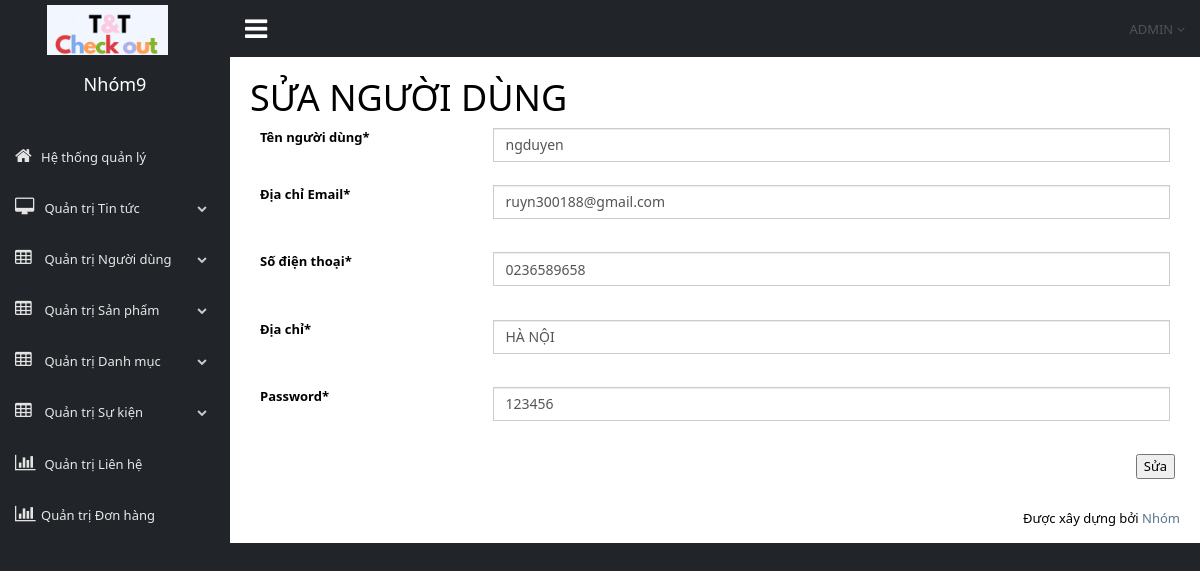
/admin/admin-sua.php?id_nd=7, run on the app's committed database.
### tables this page shows
CREATE TABLE `khachhang` (
  `khach_id` int(11) NOT NULL,
  `hoten` varchar(100) NOT NULL,
  `sdt` varchar(50) NOT NULL,
  `diachi` varchar(200) NOT NULL,
  `ghichu` text DEFAULT NULL,
  `email` varchar(150) NOT NULL,
  `password` varchar(100) NOT NULL,
  `giaohang` int(11) NOT NULL
);

### admin/admin-sua.php (the view, shortened to what this page needs)
<!DOCTYPE html>
<html lang="en">
  <head>
    <link href="../vendors/bootstrap/dist/css/bootstrap.min.css" rel="stylesheet">
    <link href="../vendors/font-awesome/css/font-awesome.min.css" rel="stylesheet">
    <link href="../vendors/nprogress/nprogress.css" rel="stylesheet">
    <link href="../vendors/iCheck/skins/flat/green.css" rel="stylesheet">
    <link href="../vendors/bootstrap-progressbar/css/bootstrap-progressbar-3.3.4.min.css" rel="stylesheet">
    <link href="../vendors/jqvmap/dist/jqvmap.min.css" rel="stylesheet"/>
    <link href="../vendors/bootstrap-daterangepicker/daterangepicker.css" rel="stylesheet">
    <link href="../build/css/custom.min.css" rel="stylesheet">
  </head>
  <body class="nav-md" style="background-color:#212529;">
    <div class="container body">
      <div class="main_container">
        <div class="col-md-3 left_col">
          <div class="left_col scroll-view">
            <?php
                  include("top.php");
                  include("../config/dbconfig.php");
                  $ketnoi = mysqli_connect($host, $dbusername, $dbpassword, $dbname);
                  $id = $_GET["id_nd"];
                  $sql = "
                    SELECT *
                    FROM khachhang
                    WHERE khach_id = ".$id;
                  $dulieu = mysqli_query($ketnoi, $sql);
                  $row = mysqli_fetch_array($dulieu);
          ;?>
            <div class="right_col" role="main">
              <div class="row">
                <div class="col-md-12 col-sm-12 col-xs-12">
                  <h1>SỬA NGƯỜI DÙNG</h1>
                  <form method="post" action="admin-sua-thuc-hien.php" enctype="multipart/form-data">
                  <div class="form-group">
                    <label class="control-label col-md-3 col-sm-3 col-xs-12">Tên người dùng<span class="required">*</span></label>
                    <div class="col-md-9 col-sm-9 col-xs-12">
                      <input name="txtTen" type="text" class="form-control" value="<?php echo $row["hoten"];?>">
                    </div>
                  </div>
                  <br><br><br>
                  <div class="form-group">
                    <label class="control-label col-md-3 col-sm-3 col-xs-12">Địa chỉ Email<span class="required">*</span></label>
                    <div class="col-md-9 col-sm-9 col-xs-12">
                      <input name="txtemail" type="text" class="form-control" value="<?php echo $row["email"];?>">
                    </div>
                  </div>
                  <br><br><br>
                  <div class="form-group">
                    <label class="control-label col-md-3 col-sm-3 col-xs-12">Số điện thoại<span class="required">*</span></label>
                    <div class="col-md-9 col-sm-9 col-xs-12">
                      <input name="txtsdt" type="text" class="form-control" value="<?php echo $row["sdt"];?>">
                    </div>
                  </div>
                  <br><br><br>
                  <div class="form-group">
                    <label class="control-label col-md-3 col-sm-3 col-xs-12">Địa chỉ<span class="required">*</span></label>
                    <div class="col-md-9 col-sm-9 col-xs-12">
                      <input name="txtdiachi" type="text" class="form-control" value="<?php echo $row["diachi"];?>">
                    </div>
                  </div>
                  <br><br><br>
                  <div class="form-group">
                    <label class="control-label col-md-3 col-sm-3 col-xs-12">Password<span class="required">*</span></label>
                    <div class="col-md-9 col-sm-9 col-xs-12">
                      <input name="txtPassword" type="text" class="form-control" value="<?php echo $row["password"];?>">
                    </div>
                  </div>
                   <br><br><br>
                  <div class="form-group" style="float: right;">
                    <button type="submit">Sửa</button>
                  </div>
                  <br>
                </div>
              </div>
            </div>
            <?php include("bottom.php");?>
      </div>
    </div>
  </body>
</html>

### admin/top.php (shortened to what this page needs)
<?php
                    include("../config/dbconfig.php");
                    $ketnoi = mysqli_connect($host, $dbusername, $dbpassword, $dbname);
                    mysqli_set_charset($ketnoi, 'UTF8');
                    $sql = "
                      SELECT *
                      FROM admin";
                    $dulieu = mysqli_query($ketnoi, $sql);
                    $row = mysqli_fetch_array($dulieu);
  ?>
          <div class="logo"><a href="index.php" class="site_title"> <img style="width: 55%; height: auto; margin-left: 17%; margin-right: auto; " src="images/logo2.png" ></a></div>
          <div class="profile clearfix" >
            <div class="hinhanh">
              <h2><?php echo $row["username"];?></h2>
            </div>
          </div>
          <br />
          <div id="sidebar-menu" class="main_menu_side hidden-print main_menu" >
            <div class="menu_section">
              <ul class="nav side-menu">
                <li><a  href="./dashboard.php"><i class="fa fa-home"></i>Hệ thống quản lý</a></li>
                <li><a><i class="fa fa-desktop"></i> Quản trị Tin tức <span  class="fa fa-chevron-down"></span></a>
                </li>
                 <li><a><i class="fa fa-table"></i> Quản trị Người dùng<span class="fa fa-chevron-down"></span></a>
                </li>
                <li><a><i class="fa fa-table"></i> Quản trị Sản phẩm <span class="fa fa-chevron-down"></span></a>
                </li>
                    <li><a><i class="fa fa-table"></i> Quản trị Danh mục  <span class="fa fa-chevron-down"></span></a>
                </li>
                <li><a><i class="fa fa-table"></i> Quản trị Sự kiện <span class="fa fa-chevron-down"></span></a>
                </li>
                <li><a href="quan_tri_lien_he.php"><i class="fa fa-bar-chart-o"></i> Quản trị Liên hệ</a></li>
                <li><a href="order_list.php"><i class="fa fa-bar-chart-o"></i>Quản trị Đơn hàng</a></li>
            </div>
          </div>
        </div>
      </div>
      <div class="top_nav" style="background-color:#212529">
        <div class="nav_menu" style="background-color:#212529">
          <nav>
            <div class="nav toggle">
              <a id="menu_toggle"><i style="color: white" class="fa fa-bars"></i></a>
            </div>
            <ul class="nav navbar-nav navbar-right">
              <li class="">
                <a style="color: white" href="javascript:;" class="user-profile dropdown-toggle" data-toggle="dropdown" aria-expanded="false"> ADMIN
                  <span class=" fa fa-angle-down"></span>
                </a>
              </li>
                </ul>
          </nav>
        </div>
      </div>

### admin/top.php (style rules this page uses)
.hinhanh { text-align: center; color:white; padding-top: 10px; padding-bottom: 0px; }

### data on the page
khachhang: txtTen "ngduyen", txtemail "ruyn300188@gmail.com", txtsdt "0236589658", txtdiachi "HÀ NỘI", txtPassword "123456"

### other printed values
$row["username"] "Nhóm9"
